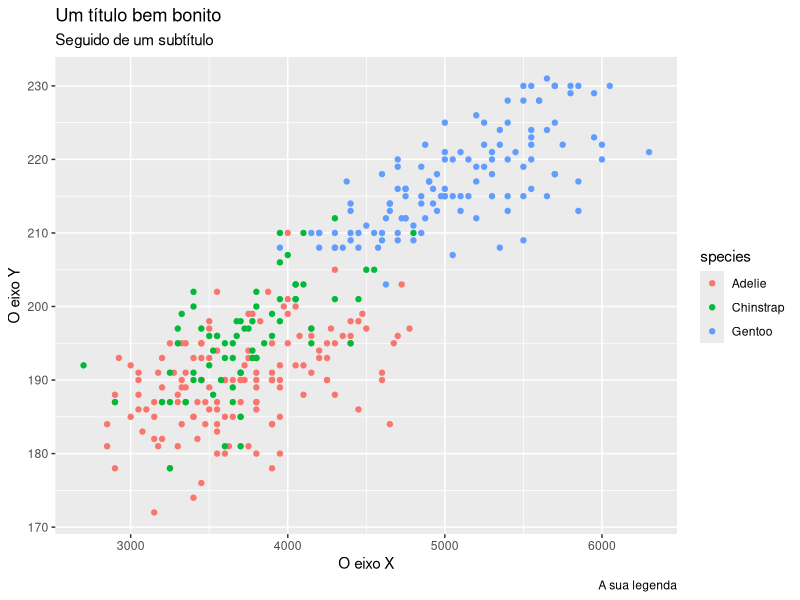
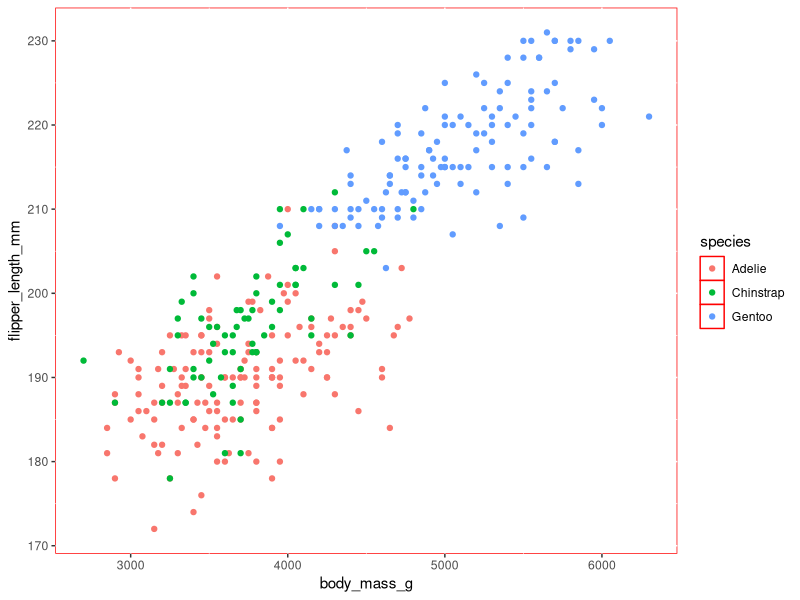
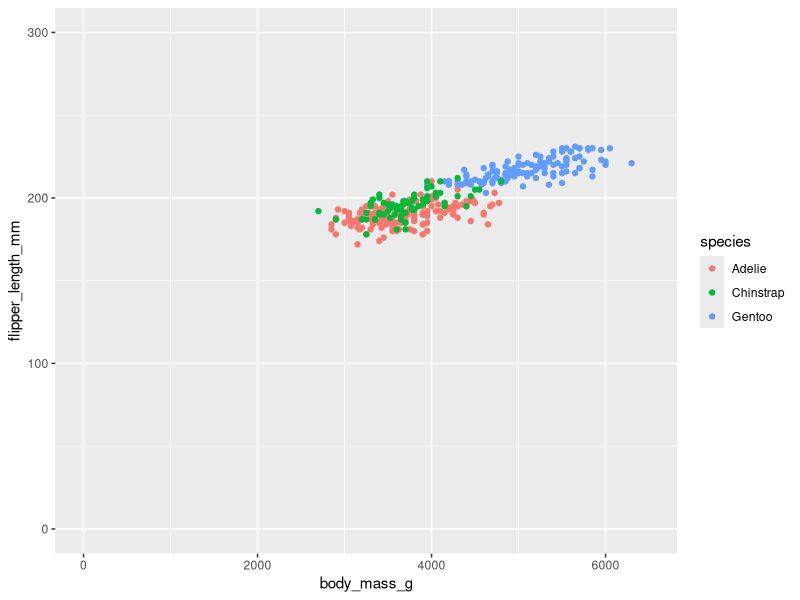
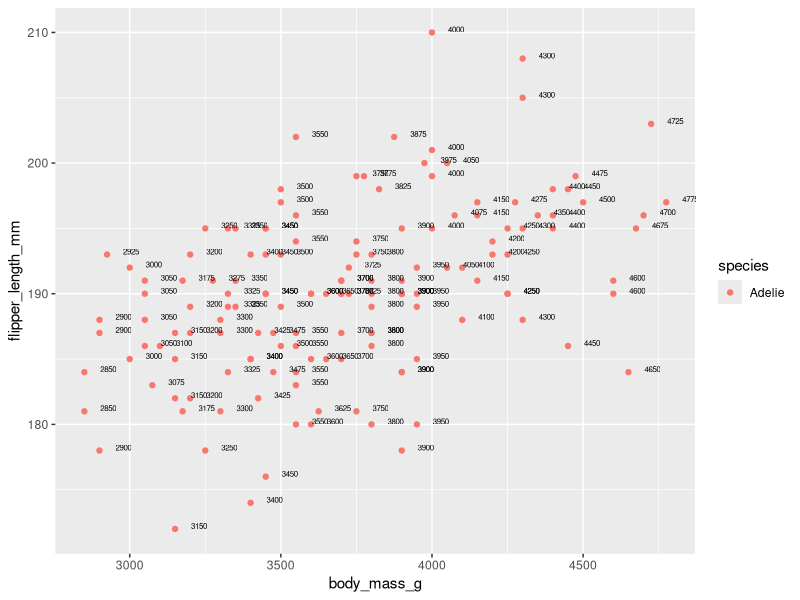
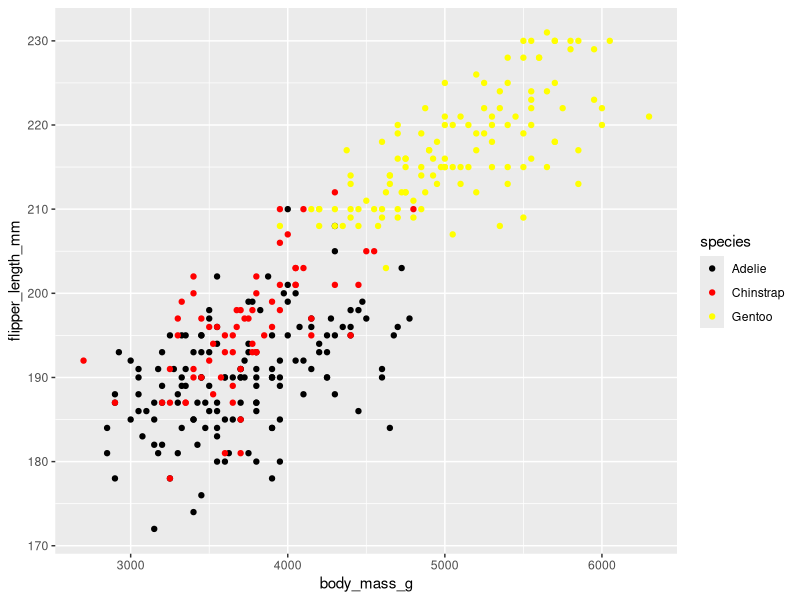
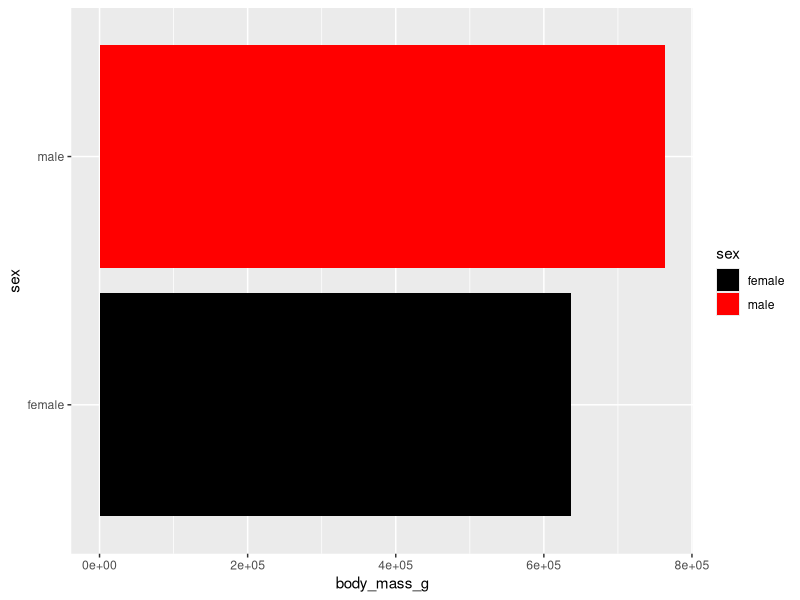
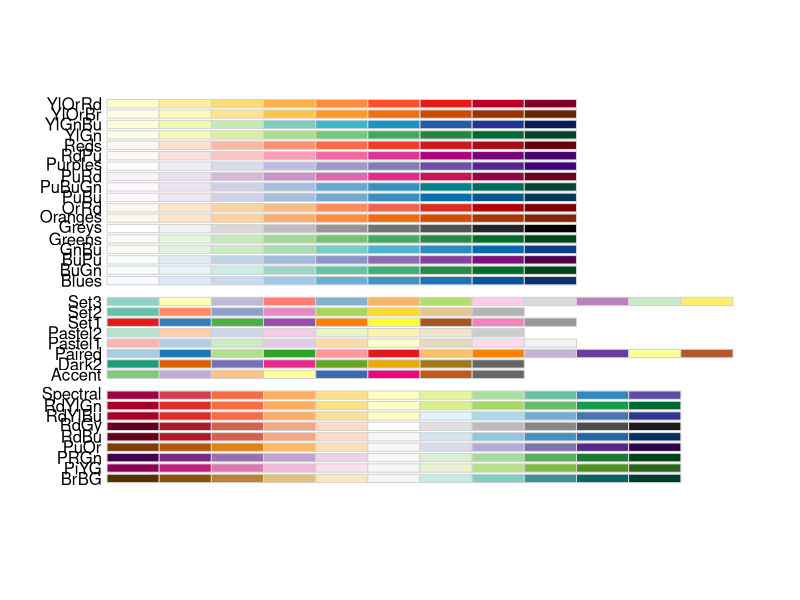
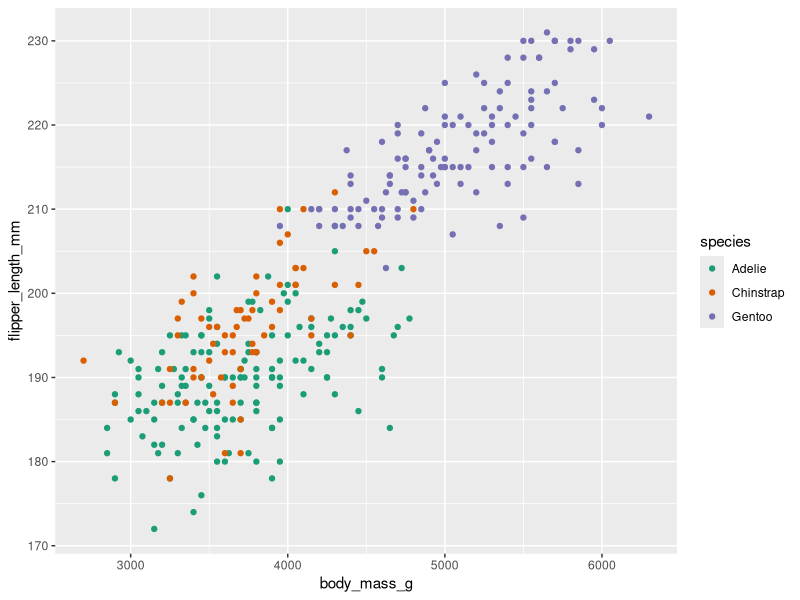

Reproduce these figures in R, in order.
# Curso: Introdução à Análise de Pesquisa Quantitativa
# Professor: Viktor Chagas
# Semestre Letivo: 2020.2
# Aula: 11B
# Programa de curso: https://rpubs.com/viktor/workshop_rstats

# Solicitar pacotes -------------------------------------------------------
#install.packages("ggplot2")
library(ggplot2)
library(dplyr)
library(palmerpenguins)
library(RColorBrewer)

# Customizações -----------------------------------------------------------

# Importando os dados
pinguins <- penguins %>% tidyr::drop_na()

# Títulos
pinguins %>% 
  ggplot() +
  geom_point(aes(x = body_mass_g, y = flipper_length_mm, color = species)) +
  labs(title = "Um título bem bonito", 
       subtitle = "Seguido de um subtítulo",
       x = "O eixo X",
       y = "O eixo Y",
       caption = "A sua legenda")

# Fundo
pinguins %>% 
  ggplot() +
  geom_point(aes(x = body_mass_g, y = flipper_length_mm, color = species)) +
  theme(panel.background = element_rect(fill="white", colour="red"))

# Limites dos eixos
pinguins %>% 
  ggplot() +
  geom_point(aes(x = body_mass_g, y = flipper_length_mm, color = species)) +
  ylim(0,300) +
  xlim(0,6500)

# Valores
pinguins %>%
  filter(species == "Adelie") %>% 
  ggplot() +
  geom_point(aes(x = body_mass_g, y = flipper_length_mm, color = species)) +
  geom_text(aes(label = body_mass_g, x = body_mass_g, y = flipper_length_mm), 
            color = "#000000", size = 2, hjust = -1, vjust = 0)

# Outras customizações em: https://www.r-graph-gallery.com/

# Cores -------------------------------------------------------------------

pinguins %>% 
  ggplot() +
  geom_point(aes(x = body_mass_g, y = flipper_length_mm, color = species)) +
  scale_color_manual(values=c("black", "red", "yellow"))

pinguins %>% 
  ggplot() +
  geom_bar(aes(x = sex, y = body_mass_g, fill = sex), stat = "identity") +
  coord_flip() +
  scale_fill_manual(values=c("black", "red"))

RColorBrewer::display.brewer.all()

pinguins %>% 
  ggplot() +
  geom_point(aes(x = body_mass_g, y = flipper_length_mm, color = species)) +
  scale_colour_brewer(palette = "Dark2", direction = 1)

pinguins %>% 
  ggplot() +
  geom_bar(aes(x = sex, y = body_mass_g, fill = sex), stat = "identity") +
  coord_flip() +
  scale_fill_brewer(palette = "Set2", direction = 1)


# Temas -------------------------------------------------------------------

pinguins %>% 
  ggplot() +
  geom_point(aes(x = body_mass_g, y = flipper_length_mm, color = species)) +
  theme_bw()

pinguins %>% 
  ggplot() +
  geom_point(aes(x = body_mass_g, y = flipper_length_mm, color = species)) +
  theme_classic()

pinguins %>% 
  ggplot() +
  geom_point(aes(x = body_mass_g, y = flipper_length_mm, color = species)) +
  theme_dark()

pinguins %>% 
  ggplot() +
  geom_point(aes(x = body_mass_g, y = flipper_length_mm, color = species)) +
  theme_light()

pinguins %>% 
  ggplot() +
  geom_point(aes(x = body_mass_g, y = flipper_length_mm, color = species)) +
  theme_minimal()

pinguins %>% 
  ggplot() +
  geom_point(aes(x = body_mass_g, y = flipper_length_mm, color = species)) +
  theme_void()

